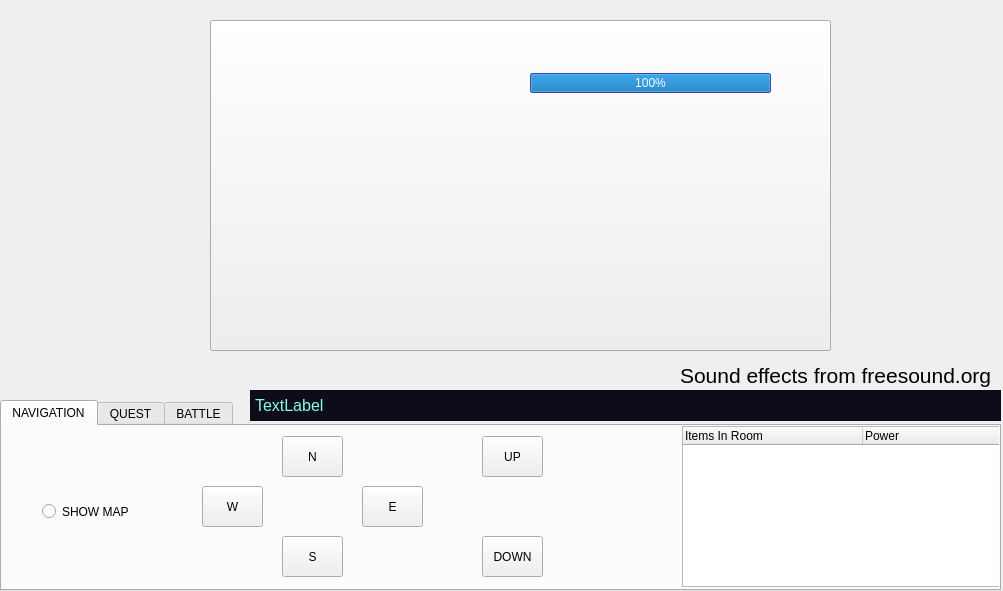
<?xml version="1.0" encoding="UTF-8"?>
<ui version="4.0">
 <class>GameWindow</class>
 <widget class="QMainWindow" name="GameWindow">
  <property name="geometry">
   <rect>
    <x>0</x>
    <y>0</y>
    <width>1003</width>
    <height>591</height>
   </rect>
  </property>
  <property name="minimumSize">
   <size>
    <width>1003</width>
    <height>591</height>
   </size>
  </property>
  <property name="maximumSize">
   <size>
    <width>1003</width>
    <height>591</height>
   </size>
  </property>
  <property name="windowTitle">
   <string>Space Game</string>
  </property>
  <property name="styleSheet">
   <string notr="true"/>
  </property>
  <widget class="QWidget" name="centralWidget">
   <widget class="QPushButton" name="scene_view">
    <property name="geometry">
     <rect>
      <x>210</x>
      <y>20</y>
      <width>621</width>
      <height>331</height>
     </rect>
    </property>
    <property name="text">
     <string/>
    </property>
   </widget>
   <widget class="QLabel" name="helmet_text">
    <property name="geometry">
     <rect>
      <x>250</x>
      <y>390</y>
      <width>751</width>
      <height>31</height>
     </rect>
    </property>
    <property name="font">
     <font>
      <family>MS Sans Serif</family>
      <pointsize>12</pointsize>
      <weight>9</weight>
      <italic>false</italic>
      <bold>false</bold>
     </font>
    </property>
    <property name="styleSheet">
     <string notr="true">background-color: rgb(14, 12, 25);
font: 75 12pt &quot;MS Sans Serif&quot;;
color: rgb(134, 255, 229);</string>
    </property>
    <property name="frameShape">
     <enum>QFrame::StyledPanel</enum>
    </property>
    <property name="frameShadow">
     <enum>QFrame::Plain</enum>
    </property>
    <property name="lineWidth">
     <number>1</number>
    </property>
    <property name="text">
     <string>TextLabel</string>
    </property>
   </widget>
   <widget class="QPushButton" name="map_view">
    <property name="geometry">
     <rect>
      <x>210</x>
      <y>20</y>
      <width>621</width>
      <height>331</height>
     </rect>
    </property>
    <property name="text">
     <string/>
    </property>
   </widget>
   <widget class="QTabWidget" name="tab_view">
    <property name="geometry">
     <rect>
      <x>0</x>
      <y>400</y>
      <width>1001</width>
      <height>191</height>
     </rect>
    </property>
    <property name="styleSheet">
     <string notr="true"/>
    </property>
    <property name="currentIndex">
     <number>0</number>
    </property>
    <widget class="QWidget" name="navi">
     <attribute name="title">
      <string>NAVIGATION</string>
     </attribute>
     <widget class="QRadioButton" name="map_butt">
      <property name="geometry">
       <rect>
        <x>40</x>
        <y>70</y>
        <width>111</width>
        <height>31</height>
       </rect>
      </property>
      <property name="text">
       <string>SHOW MAP</string>
      </property>
     </widget>
     <widget class="QPushButton" name="west_butt">
      <property name="geometry">
       <rect>
        <x>200</x>
        <y>60</y>
        <width>61</width>
        <height>41</height>
       </rect>
      </property>
      <property name="text">
       <string>W</string>
      </property>
     </widget>
     <widget class="QPushButton" name="north_butt">
      <property name="geometry">
       <rect>
        <x>280</x>
        <y>10</y>
        <width>61</width>
        <height>41</height>
       </rect>
      </property>
      <property name="text">
       <string>N</string>
      </property>
     </widget>
     <widget class="QPushButton" name="east_butt">
      <property name="geometry">
       <rect>
        <x>360</x>
        <y>60</y>
        <width>61</width>
        <height>41</height>
       </rect>
      </property>
      <property name="text">
       <string>E</string>
      </property>
     </widget>
     <widget class="QPushButton" name="south_butt">
      <property name="geometry">
       <rect>
        <x>280</x>
        <y>110</y>
        <width>61</width>
        <height>41</height>
       </rect>
      </property>
      <property name="text">
       <string>S</string>
      </property>
     </widget>
     <widget class="QPushButton" name="down_butt">
      <property name="geometry">
       <rect>
        <x>480</x>
        <y>110</y>
        <width>61</width>
        <height>41</height>
       </rect>
      </property>
      <property name="text">
       <string>DOWN</string>
      </property>
     </widget>
     <widget class="QPushButton" name="up_butt">
      <property name="geometry">
       <rect>
        <x>480</x>
        <y>10</y>
        <width>61</width>
        <height>41</height>
       </rect>
      </property>
      <property name="text">
       <string>UP</string>
      </property>
     </widget>
     <widget class="QTreeWidget" name="room_items">
      <property name="geometry">
       <rect>
        <x>680</x>
        <y>0</y>
        <width>321</width>
        <height>161</height>
       </rect>
      </property>
      <property name="autoScrollMargin">
       <number>16</number>
      </property>
      <property name="columnCount">
       <number>2</number>
      </property>
      <attribute name="headerDefaultSectionSize">
       <number>180</number>
      </attribute>
      <column>
       <property name="text">
        <string notr="true">Items In Room</string>
       </property>
      </column>
      <column>
       <property name="text">
        <string>Power</string>
       </property>
      </column>
     </widget>
    </widget>
    <widget class="QWidget" name="tab_3">
     <attribute name="title">
      <string>QUEST</string>
     </attribute>
     <widget class="QPushButton" name="activate">
      <property name="geometry">
       <rect>
        <x>350</x>
        <y>20</y>
        <width>211</width>
        <height>121</height>
       </rect>
      </property>
      <property name="text">
       <string>ACTIVATE</string>
      </property>
     </widget>
    </widget>
    <widget class="QWidget" name="tab_2">
     <attribute name="title">
      <string>BATTLE</string>
     </attribute>
     <widget class="QPushButton" name="run_butt">
      <property name="geometry">
       <rect>
        <x>830</x>
        <y>90</y>
        <width>151</width>
        <height>61</height>
       </rect>
      </property>
      <property name="text">
       <string>RUN!</string>
      </property>
     </widget>
     <widget class="QPushButton" name="use_item_butt">
      <property name="geometry">
       <rect>
        <x>310</x>
        <y>10</y>
        <width>151</width>
        <height>51</height>
       </rect>
      </property>
      <property name="text">
       <string>ATTACK</string>
      </property>
     </widget>
     <widget class="QPushButton" name="block_butt">
      <property name="geometry">
       <rect>
        <x>310</x>
        <y>110</y>
        <width>151</width>
        <height>51</height>
       </rect>
      </property>
      <property name="text">
       <string>BLOCK</string>
      </property>
     </widget>
     <widget class="QTreeWidget" name="inventory">
      <property name="geometry">
       <rect>
        <x>0</x>
        <y>0</y>
        <width>301</width>
        <height>161</height>
       </rect>
      </property>
      <property name="columnCount">
       <number>2</number>
      </property>
      <attribute name="headerDefaultSectionSize">
       <number>190</number>
      </attribute>
      <column>
       <property name="text">
        <string>Inventory</string>
       </property>
      </column>
      <column>
       <property name="text">
        <string>Power</string>
       </property>
      </column>
     </widget>
     <widget class="QProgressBar" name="char_health_bar">
      <property name="geometry">
       <rect>
        <x>500</x>
        <y>50</y>
        <width>271</width>
        <height>31</height>
       </rect>
      </property>
      <property name="maximum">
       <number>1000</number>
      </property>
      <property name="value">
       <number>500</number>
      </property>
     </widget>
     <widget class="QLabel" name="label">
      <property name="geometry">
       <rect>
        <x>500</x>
        <y>20</y>
        <width>101</width>
        <height>16</height>
       </rect>
      </property>
      <property name="font">
       <font>
        <pointsize>12</pointsize>
       </font>
      </property>
      <property name="text">
       <string>Health</string>
      </property>
     </widget>
     <widget class="QLabel" name="xp_display">
      <property name="geometry">
       <rect>
        <x>830</x>
        <y>20</y>
        <width>53</width>
        <height>16</height>
       </rect>
      </property>
      <property name="text">
       <string>XP: 0</string>
      </property>
     </widget>
     <widget class="QPushButton" name="build_energy">
      <property name="geometry">
       <rect>
        <x>310</x>
        <y>60</y>
        <width>151</width>
        <height>51</height>
       </rect>
      </property>
      <property name="text">
       <string>BUILD ENERGY</string>
      </property>
     </widget>
     <widget class="QProgressBar" name="attack_bar">
      <property name="geometry">
       <rect>
        <x>560</x>
        <y>100</y>
        <width>211</width>
        <height>20</height>
       </rect>
      </property>
      <property name="maximum">
       <number>1000</number>
      </property>
      <property name="value">
       <number>500</number>
      </property>
     </widget>
     <widget class="QProgressBar" name="defence_bar">
      <property name="geometry">
       <rect>
        <x>560</x>
        <y>131</y>
        <width>211</width>
        <height>20</height>
       </rect>
      </property>
      <property name="maximum">
       <number>2000</number>
      </property>
      <property name="value">
       <number>1000</number>
      </property>
     </widget>
     <widget class="QLabel" name="label_2">
      <property name="geometry">
       <rect>
        <x>500</x>
        <y>100</y>
        <width>53</width>
        <height>16</height>
       </rect>
      </property>
      <property name="text">
       <string>ATT</string>
      </property>
     </widget>
     <widget class="QLabel" name="label_3">
      <property name="geometry">
       <rect>
        <x>500</x>
        <y>130</y>
        <width>53</width>
        <height>16</height>
       </rect>
      </property>
      <property name="text">
       <string>DEF</string>
      </property>
     </widget>
    </widget>
   </widget>
   <widget class="QProgressBar" name="enemy_bar">
    <property name="geometry">
     <rect>
      <x>530</x>
      <y>73</y>
      <width>241</width>
      <height>20</height>
     </rect>
    </property>
    <property name="palette">
     <palette>
      <active>
       <colorrole role="WindowText">
        <brush brushstyle="SolidPattern">
         <color alpha="255">
          <red>255</red>
          <green>255</green>
          <blue>255</blue>
         </color>
        </brush>
       </colorrole>
       <colorrole role="Button">
        <brush brushstyle="SolidPattern">
         <color alpha="255">
          <red>84</red>
          <green>91</green>
          <blue>240</blue>
         </color>
        </brush>
       </colorrole>
       <colorrole role="Light">
        <brush brushstyle="SolidPattern">
         <color alpha="255">
          <red>195</red>
          <green>197</green>
          <blue>255</blue>
         </color>
        </brush>
       </colorrole>
       <colorrole role="Midlight">
        <brush brushstyle="SolidPattern">
         <color alpha="255">
          <red>139</red>
          <green>144</green>
          <blue>247</blue>
         </color>
        </brush>
       </colorrole>
       <colorrole role="Dark">
        <brush brushstyle="SolidPattern">
         <color alpha="255">
          <red>42</red>
          <green>45</green>
          <blue>120</blue>
         </color>
        </brush>
       </colorrole>
       <colorrole role="Mid">
        <brush brushstyle="SolidPattern">
         <color alpha="255">
          <red>56</red>
          <green>60</green>
          <blue>160</blue>
         </color>
        </brush>
       </colorrole>
       <colorrole role="Text">
        <brush brushstyle="SolidPattern">
         <color alpha="255">
          <red>255</red>
          <green>255</green>
          <blue>255</blue>
         </color>
        </brush>
       </colorrole>
       <colorrole role="BrightText">
        <brush brushstyle="SolidPattern">
         <color alpha="255">
          <red>255</red>
          <green>255</green>
          <blue>255</blue>
         </color>
        </brush>
       </colorrole>
       <colorrole role="ButtonText">
        <brush brushstyle="SolidPattern">
         <color alpha="255">
          <red>255</red>
          <green>255</green>
          <blue>255</blue>
         </color>
        </brush>
       </colorrole>
       <colorrole role="Base">
        <brush brushstyle="SolidPattern">
         <color alpha="255">
          <red>255</red>
          <green>255</green>
          <blue>255</blue>
         </color>
        </brush>
       </colorrole>
       <colorrole role="Window">
        <brush brushstyle="SolidPattern">
         <color alpha="255">
          <red>84</red>
          <green>91</green>
          <blue>240</blue>
         </color>
        </brush>
       </colorrole>
       <colorrole role="Shadow">
        <brush brushstyle="SolidPattern">
         <color alpha="255">
          <red>0</red>
          <green>0</green>
          <blue>0</blue>
         </color>
        </brush>
       </colorrole>
       <colorrole role="AlternateBase">
        <brush brushstyle="SolidPattern">
         <color alpha="255">
          <red>169</red>
          <green>173</green>
          <blue>247</blue>
         </color>
        </brush>
       </colorrole>
       <colorrole role="ToolTipBase">
        <brush brushstyle="SolidPattern">
         <color alpha="255">
          <red>255</red>
          <green>255</green>
          <blue>220</blue>
         </color>
        </brush>
       </colorrole>
       <colorrole role="ToolTipText">
        <brush brushstyle="SolidPattern">
         <color alpha="255">
          <red>0</red>
          <green>0</green>
          <blue>0</blue>
         </color>
        </brush>
       </colorrole>
      </active>
      <inactive>
       <colorrole role="WindowText">
        <brush brushstyle="SolidPattern">
         <color alpha="255">
          <red>255</red>
          <green>255</green>
          <blue>255</blue>
         </color>
        </brush>
       </colorrole>
       <colorrole role="Button">
        <brush brushstyle="SolidPattern">
         <color alpha="255">
          <red>84</red>
          <green>91</green>
          <blue>240</blue>
         </color>
        </brush>
       </colorrole>
       <colorrole role="Light">
        <brush brushstyle="SolidPattern">
         <color alpha="255">
          <red>195</red>
          <green>197</green>
          <blue>255</blue>
         </color>
        </brush>
       </colorrole>
       <colorrole role="Midlight">
        <brush brushstyle="SolidPattern">
         <color alpha="255">
          <red>139</red>
          <green>144</green>
          <blue>247</blue>
         </color>
        </brush>
       </colorrole>
       <colorrole role="Dark">
        <brush brushstyle="SolidPattern">
         <color alpha="255">
          <red>42</red>
          <green>45</green>
          <blue>120</blue>
         </color>
        </brush>
       </colorrole>
       <colorrole role="Mid">
        <brush brushstyle="SolidPattern">
         <color alpha="255">
          <red>56</red>
          <green>60</green>
          <blue>160</blue>
         </color>
        </brush>
       </colorrole>
       <colorrole role="Text">
        <brush brushstyle="SolidPattern">
         <color alpha="255">
          <red>255</red>
          <green>255</green>
          <blue>255</blue>
         </color>
        </brush>
       </colorrole>
       <colorrole role="BrightText">
        <brush brushstyle="SolidPattern">
         <color alpha="255">
          <red>255</red>
          <green>255</green>
          <blue>255</blue>
         </color>
        </brush>
       </colorrole>
       <colorrole role="ButtonText">
        <brush brushstyle="SolidPattern">
         <color alpha="255">
          <red>255</red>
          <green>255</green>
          <blue>255</blue>
         </color>
        </brush>
       </colorrole>
       <colorrole role="Base">
        <brush brushstyle="SolidPattern">
         <color alpha="255">
          <red>255</red>
          <green>255</green>
          <blue>255</blue>
         </color>
        </brush>
       </colorrole>
       <colorrole role="Window">
        <brush brushstyle="SolidPattern">
         <color alpha="255">
          <red>84</red>
          <green>91</green>
          <blue>240</blue>
         </color>
        </brush>
       </colorrole>
       <colorrole role="Shadow">
        <brush brushstyle="SolidPattern">
         <color alpha="255">
          <red>0</red>
          <green>0</green>
          <blue>0</blue>
         </color>
        </brush>
       </colorrole>
       <colorrole role="AlternateBase">
        <brush brushstyle="SolidPattern">
         <color alpha="255">
          <red>169</red>
          <green>173</green>
          <blue>247</blue>
         </color>
        </brush>
       </colorrole>
       <colorrole role="ToolTipBase">
        <brush brushstyle="SolidPattern">
         <color alpha="255">
          <red>255</red>
          <green>255</green>
          <blue>220</blue>
         </color>
        </brush>
       </colorrole>
       <colorrole role="ToolTipText">
        <brush brushstyle="SolidPattern">
         <color alpha="255">
          <red>0</red>
          <green>0</green>
          <blue>0</blue>
         </color>
        </brush>
       </colorrole>
      </inactive>
      <disabled>
       <colorrole role="WindowText">
        <brush brushstyle="SolidPattern">
         <color alpha="255">
          <red>255</red>
          <green>255</green>
          <blue>255</blue>
         </color>
        </brush>
       </colorrole>
       <colorrole role="Button">
        <brush brushstyle="SolidPattern">
         <color alpha="255">
          <red>84</red>
          <green>91</green>
          <blue>240</blue>
         </color>
        </brush>
       </colorrole>
       <colorrole role="Light">
        <brush brushstyle="SolidPattern">
         <color alpha="255">
          <red>195</red>
          <green>197</green>
          <blue>255</blue>
         </color>
        </brush>
       </colorrole>
       <colorrole role="Midlight">
        <brush brushstyle="SolidPattern">
         <color alpha="255">
          <red>139</red>
          <green>144</green>
          <blue>247</blue>
         </color>
        </brush>
       </colorrole>
       <colorrole role="Dark">
        <brush brushstyle="SolidPattern">
         <color alpha="255">
          <red>42</red>
          <green>45</green>
          <blue>120</blue>
         </color>
        </brush>
       </colorrole>
       <colorrole role="Mid">
        <brush brushstyle="SolidPattern">
         <color alpha="255">
          <red>56</red>
          <green>60</green>
          <blue>160</blue>
         </color>
        </brush>
       </colorrole>
       <colorrole role="Text">
        <brush brushstyle="SolidPattern">
         <color alpha="255">
          <red>255</red>
          <green>255</green>
          <blue>255</blue>
         </color>
        </brush>
       </colorrole>
       <colorrole role="BrightText">
        <brush brushstyle="SolidPattern">
         <color alpha="255">
          <red>255</red>
          <green>255</green>
          <blue>255</blue>
         </color>
        </brush>
       </colorrole>
       <colorrole role="ButtonText">
        <brush brushstyle="SolidPattern">
         <color alpha="255">
          <red>255</red>
          <green>255</green>
          <blue>255</blue>
         </color>
        </brush>
       </colorrole>
       <colorrole role="Base">
        <brush brushstyle="SolidPattern">
         <color alpha="255">
          <red>84</red>
          <green>91</green>
          <blue>240</blue>
         </color>
        </brush>
       </colorrole>
       <colorrole role="Window">
        <brush brushstyle="SolidPattern">
         <color alpha="255">
          <red>84</red>
          <green>91</green>
          <blue>240</blue>
         </color>
        </brush>
       </colorrole>
       <colorrole role="Shadow">
        <brush brushstyle="SolidPattern">
         <color alpha="255">
          <red>0</red>
          <green>0</green>
          <blue>0</blue>
         </color>
        </brush>
       </colorrole>
       <colorrole role="AlternateBase">
        <brush brushstyle="SolidPattern">
         <color alpha="255">
          <red>84</red>
          <green>91</green>
          <blue>240</blue>
         </color>
        </brush>
       </colorrole>
       <colorrole role="ToolTipBase">
        <brush brushstyle="SolidPattern">
         <color alpha="255">
          <red>255</red>
          <green>255</green>
          <blue>220</blue>
         </color>
        </brush>
       </colorrole>
       <colorrole role="ToolTipText">
        <brush brushstyle="SolidPattern">
         <color alpha="255">
          <red>0</red>
          <green>0</green>
          <blue>0</blue>
         </color>
        </brush>
       </colorrole>
      </disabled>
     </palette>
    </property>
    <property name="styleSheet">
     <string notr="true">color: rgb(255, 255, 255);</string>
    </property>
    <property name="value">
     <number>100</number>
    </property>
    <property name="textVisible">
     <bool>true</bool>
    </property>
    <property name="invertedAppearance">
     <bool>false</bool>
    </property>
   </widget>
   <widget class="QLabel" name="gif">
    <property name="geometry">
     <rect>
      <x>210</x>
      <y>20</y>
      <width>621</width>
      <height>331</height>
     </rect>
    </property>
    <property name="text">
     <string/>
    </property>
   </widget>
   <widget class="QLabel" name="sound">
    <property name="geometry">
     <rect>
      <x>680</x>
      <y>360</y>
      <width>321</width>
      <height>31</height>
     </rect>
    </property>
    <property name="text">
     <string>&lt;html&gt;&lt;head/&gt;&lt;body&gt;&lt;p&gt;&lt;span style=&quot; font-size:16pt;&quot;&gt;Sound effects from freesound.org&lt;/span&gt;&lt;/p&gt;&lt;/body&gt;&lt;/html&gt;</string>
    </property>
   </widget>
  </widget>
 </widget>
 <layoutdefault spacing="6" margin="11"/>
 <resources/>
 <connections/>
</ui>
